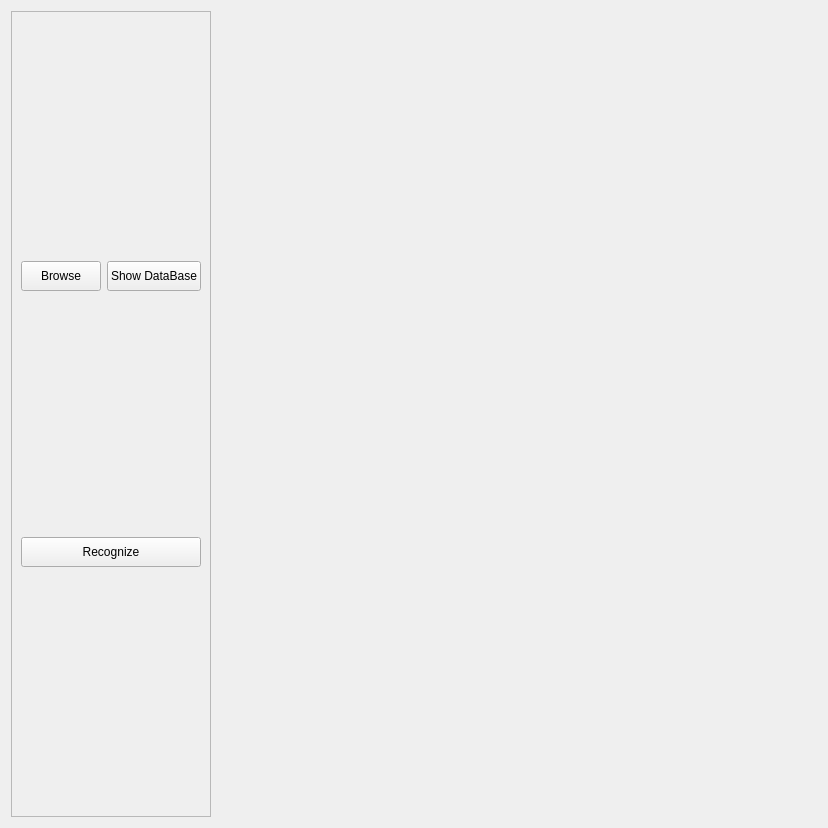
      <widget class="QWidget" name="tab_2">
       <attribute name="title">
        <string>Recognition</string>
       </attribute>
       <layout class="QHBoxLayout" name="horizontalLayout_29">
        <item>
         <layout class="QVBoxLayout" name="verticalLayout_13">
          <item>
           <widget class="QFrame" name="frame_2">
            <property name="minimumSize">
             <size>
              <width>0</width>
              <height>0</height>
             </size>
            </property>
            <property name="frameShape">
             <enum>QFrame::StyledPanel</enum>
            </property>
            <property name="frameShadow">
             <enum>QFrame::Raised</enum>
            </property>
            <layout class="QVBoxLayout" name="verticalLayout_14">
             <item>
              <layout class="QHBoxLayout" name="horizontalLayout_3">
               <item>
                <widget class="QPushButton" name="browseBtn">
                 <property name="minimumSize">
                  <size>
                   <width>0</width>
                   <height>30</height>
                  </size>
                 </property>
                 <property name="text">
                  <string>Browse</string>
                 </property>
                </widget>
               </item>
               <item>
                <widget class="QPushButton" name="show_db">
                 <property name="minimumSize">
                  <size>
                   <width>0</width>
                   <height>30</height>
                  </size>
                 </property>
                 <property name="text">
                  <string>Show DataBase</string>
                 </property>
                </widget>
               </item>
              </layout>
             </item>
             <item>
              <widget class="QPushButton" name="recognize">
               <property name="minimumSize">
                <size>
                 <width>0</width>
                 <height>30</height>
                </size>
               </property>
               <property name="text">
                <string>Recognize</string>
               </property>
              </widget>
             </item>
            </layout>
           </widget>
          </item>
         </layout>
        </item>
        <item>
         <layout class="QVBoxLayout" name="verticalLayout_20">
          <item>
           <widget class="QLabel" name="rec_input">
            <property name="minimumSize">
             <size>
              <width>600</width>
              <height>400</height>
             </size>
            </property>
            <property name="text">
             <string/>
            </property>
           </widget>
          </item>
          <item>
           <widget class="QLabel" name="rec_result">
            <property name="minimumSize">
             <size>
              <width>600</width>
              <height>400</height>
             </size>
            </property>
            <property name="text">
             <string/>
            </property>
           </widget>
          </item>
         </layout>
        </item>
       </layout>
      </widget>
